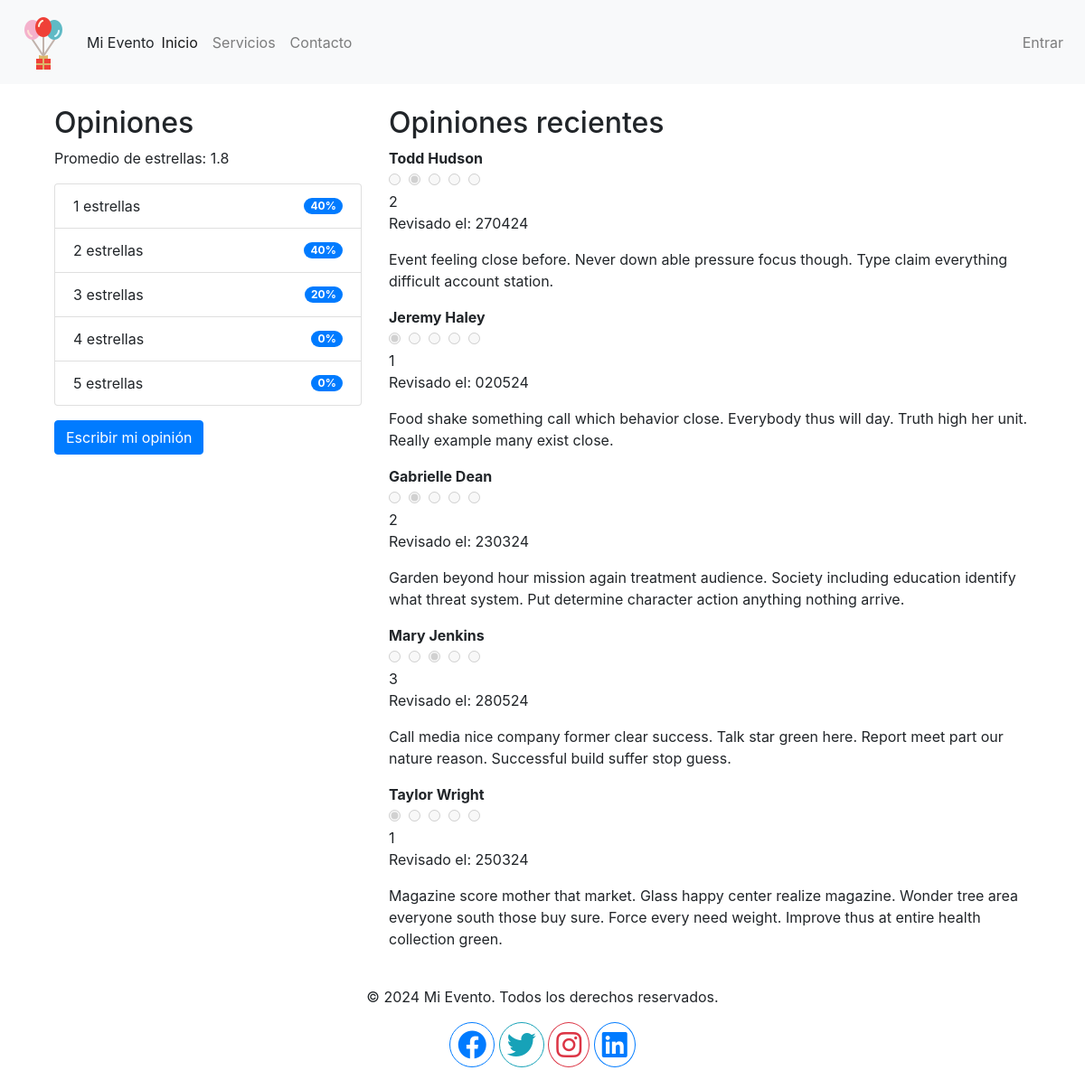
The page /comentarios/ on the database as committed earlier.
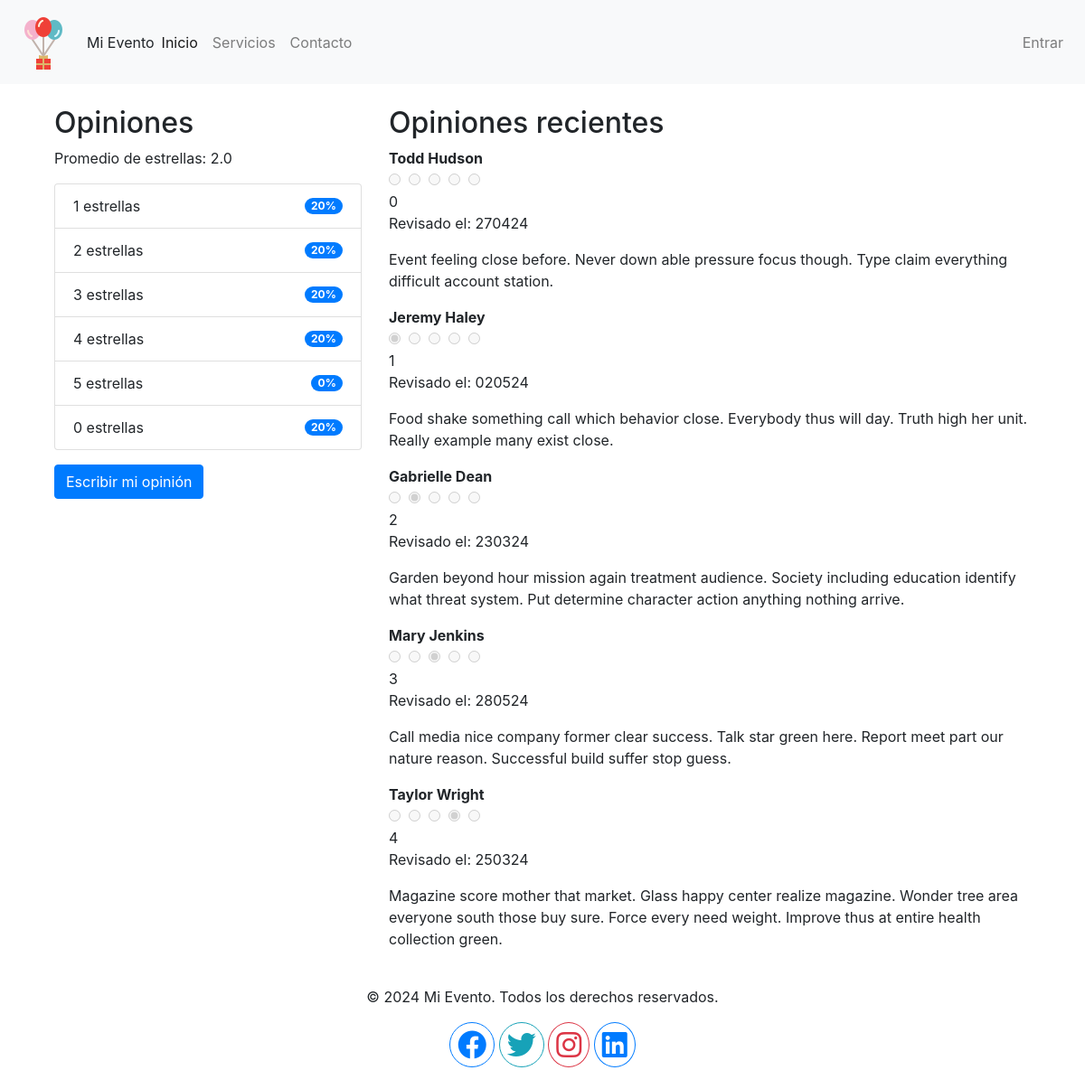
The same page on the database as committed later.
### servicios/models.py (models this page shows)
class Comentario(models.Model):
    nombre = models.CharField(max_length=100)
    comentario = models.TextField()
    imagen = models.ImageField(upload_to='comentarios/', blank=True, null=True)
    calificacion = models.PositiveIntegerField()
    fecha = models.DateField()

### servicios/views.py (the view)
# urls.py: path('comentarios/', views.ver_comentarios, name='ver_comentarios'),
def ver_comentarios(request):
    comentarios = Comentario.objects.all()
    promedio = comentarios.aggregate(Avg('calificacion'))['calificacion__avg'] or 0
    total_comentarios = comentarios.count()
    estrellas = comentarios.values('calificacion').annotate(count=Count('calificacion')).order_by('-calificacion')
    porcentaje_estrellas = {str(i): 0 for i in range(1, 6)}
    for estrella in estrellas:
        porcentaje_estrellas[str(estrella['calificacion'])] = (estrella['count'] / total_comentarios) * 100
    context = {
        'comentarios': comentarios,
        'promedio': promedio,
        'porcentaje_estrellas': porcentaje_estrellas
    }
    return render(request, 'comentarios/comentarios.html', context)

### servicios/templates/comentarios/comentarios.html (shortened to what this page needs)
{% extends 'base.html' %}
{% load static %}
{% block content %}
    <div class="container mt-4">
        <div class="row">
            <div class="col-md-4">
                <h2>Opiniones</h2>
                <p>Promedio de estrellas: {{ promedio|floatformat:1 }}</p>
                <ul class="list-group">
                    {% for estrella, porcentaje in porcentaje_estrellas.items %}
                        <li class="list-group-item d-flex justify-content-between align-items-center">
                            {{ estrella }} estrellas
                            <span class="badge badge-primary badge-pill">{{ porcentaje|floatformat:0 }}%</span>
                        </li>
                    {% endfor %}
                </ul>
                <button id="toggle-button" class="btn btn-primary mt-3" onclick="toggleFormulario()">Escribir mi opinión</button>
            </div>
            <div class="col-md-8" id="lista-comentarios">
                <h2>Opiniones recientes</h2>
                <div id="comentarios-lista">
                    {% include 'comentarios/ver_comentarios.html' %}
                </div>
            </div>
        </div>
    </div>
{% endblock %}

### servicios/templates/comentarios/ver_comentarios.html (shortened to what this page needs)
{% for comentario in comentarios %}
    <div class="mb-3 comentario">
        <div class="user-info">
            <p class="mb-0"><strong>{{ comentario.nombre }}</strong></p>
        </div>
        <div class="stars">
            <div class="star-rating">
                {% for i in "12345"|make_list %}
                    <input type="radio" id="display_star{{ comentario.id }}_{{ i }}" name="rating_display{{ comentario.id }}" value="{{ i }}" {% if i|add:0 <= comentario.calificacion %} checked {% endif %} disabled>
                {% endfor %}
            </div>
            <span class="text-silver ms-2">{{ comentario.calificacion }}</span>
        </div>
        <p class="date">Revisado el: {{ comentario.fecha|date:"dmy" }}</p>
        <p class="mb-0">{{ comentario.comentario }}</p>
    </div>
{% empty %}
    <p>No hay comentarios todavía.</p>
{% endfor %}

Rows that differ between the two databases and show on the page:
changed Comentario "Todd Hudson": calificacion "☑" → "☐"; calificacion "2" → "0"
changed Comentario "Taylor Wright": calificacion "☑" → "☐"; calificacion "☐" → "☑"; calificacion "1" → "4"
Other text that changed with them:
{{ promedio|floatformat:1 }}: "1.8" → "2.0"
new list line: "1 estrellas 20 %"
new list line: "2 estrellas 20 %"
new list line: "4 estrellas 20 %"
new list line: "0 estrellas 20 %"
list line gone: "1 estrellas 40 %"
list line gone: "2 estrellas 40 %"
list line gone: "4 estrellas 0 %"
